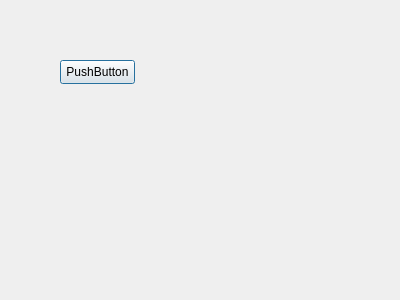
<?xml version="1.0" encoding="UTF-8"?>
<ui version="4.0">
 <class>loginDlg</class>
 <widget class="QDialog" name="loginDlg">
  <property name="geometry">
   <rect>
    <x>0</x>
    <y>0</y>
    <width>400</width>
    <height>300</height>
   </rect>
  </property>
  <property name="windowTitle">
   <string>Dialog</string>
  </property>
  <widget class="QPushButton" name="denglu">
   <property name="geometry">
    <rect>
     <x>60</x>
     <y>60</y>
     <width>75</width>
     <height>24</height>
    </rect>
   </property>
   <property name="text">
    <string>PushButton</string>
   </property>
  </widget>
 </widget>
 <resources/>
 <connections>
  <connection>
   <sender>denglu</sender>
   <signal>clicked()</signal>
   <receiver>loginDlg</receiver>
   <slot>accept()</slot>
   <hints>
    <hint type="sourcelabel">
     <x>95</x>
     <y>61</y>
    </hint>
    <hint type="destinationlabel">
     <x>259</x>
     <y>38</y>
    </hint>
   </hints>
  </connection>
 </connections>
</ui>
